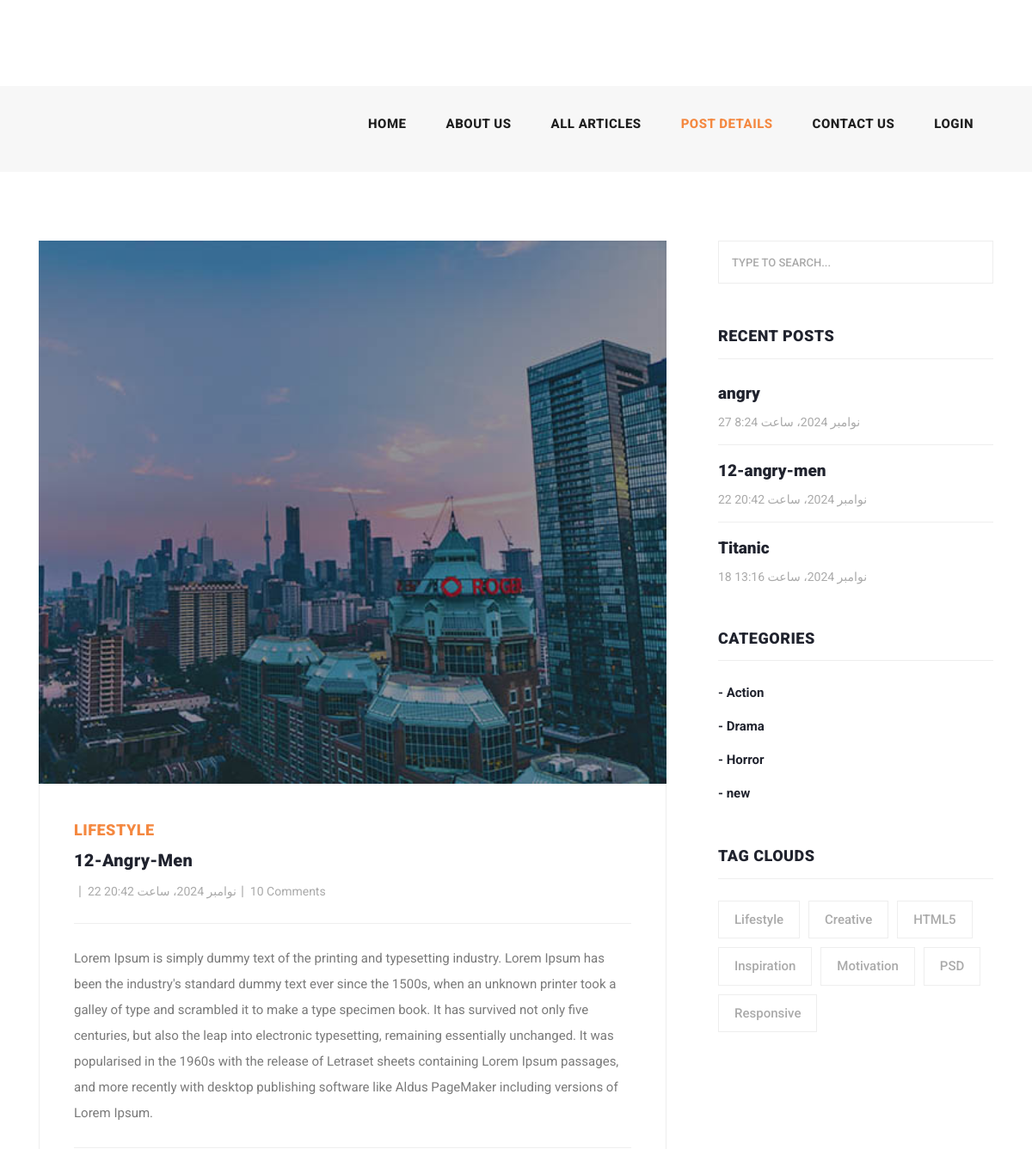
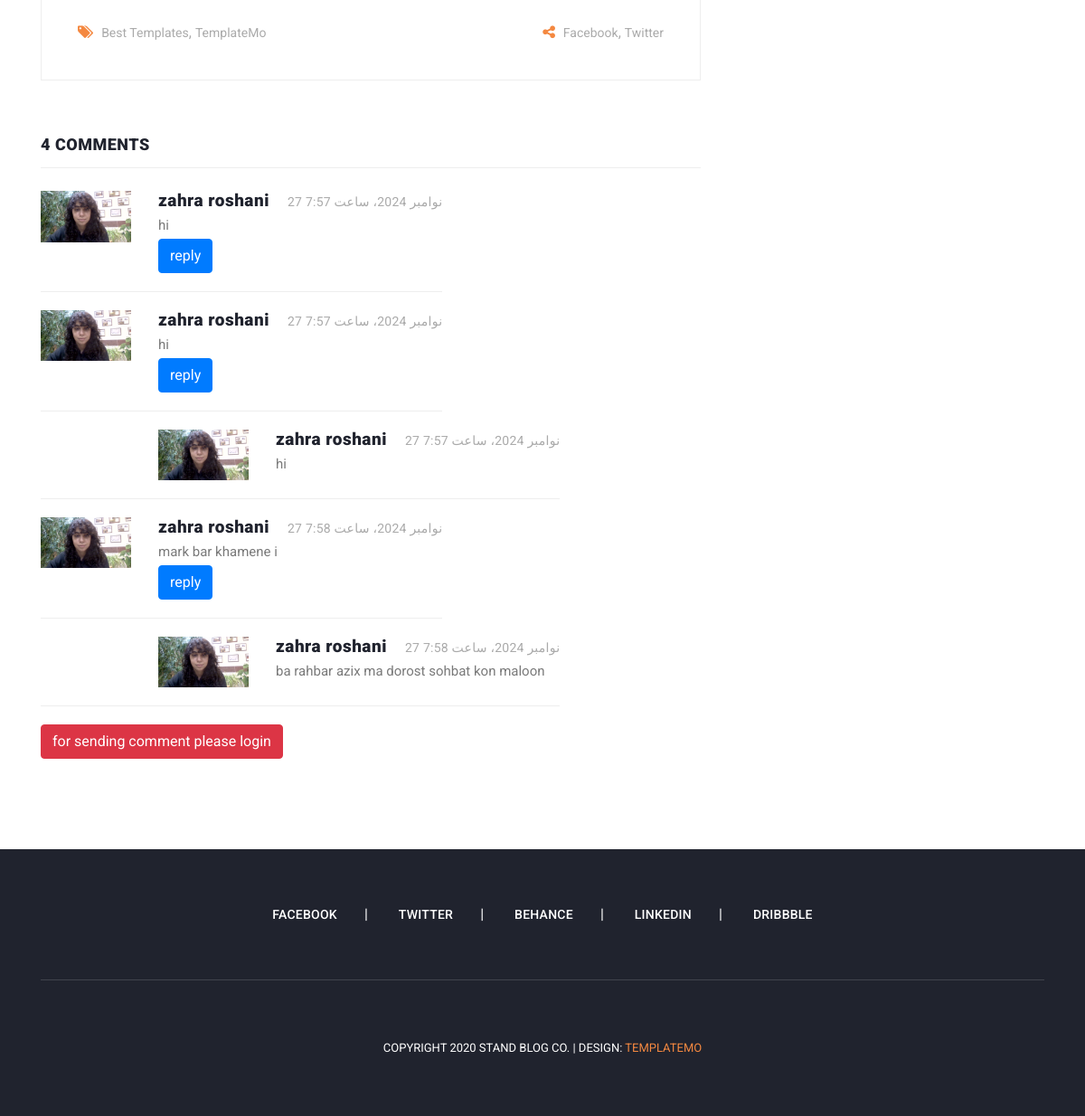
/articles/detail/12-angry-men, run on the app's committed database (2 pictures, top to bottom).
### blog/models.py (models this page shows, shortened)
class Article(models.Model):
    CHOICES = (
        ('A','PYTHON'),
        ('B','DJANGO')
    )
    author = models.ForeignKey(User, on_delete=models.CASCADE)
    category = models.ManyToManyField(Category,related_name='articles')
    title = models.CharField(max_length=70,help_text='enter title',unique=True)
    body = models.TextField()
    image = models.ImageField(upload_to='images/articles',unique_for_date='pop_date')
    created = models.DateTimeField(auto_now_add=True)
    updated = models.DateTimeField(auto_now=True)
    pop_date = models.DateField(default=timezone.now())
    floatfield = models.FloatField(default=0)
    myfile = models.FileField(null=True,upload_to='files/articles')
    status = models.BooleanField(default=False)
    objects = models.Manager()
    custom = ArticleManager()
    slug = models.SlugField(unique=True,null=True,blank=True)
    pub_date = models.DateField(default=timezone.now())
    class Meta:
        ordering = ['-updated',]
        verbose_name = 'post'

class Comment(models.Model):
    article = models.ForeignKey(Article,on_delete=models.CASCADE,related_name='comments')
    user = models.ForeignKey(User,on_delete=models.CASCADE,related_name='comments')
    body = models.TextField()
    created = models.DateTimeField(auto_now_add=True)
    parent  = models.ForeignKey('self',null=True,blank=True,related_name='replies',on_delete=models.CASCADE)

class Category(models.Model):
    name = models.CharField(max_length=50,verbose_name="عنوان")
    created = models.DateTimeField(auto_now_add=True)
    slug = models.SlugField(unique=True,null=False,default='')
    class Meta:
        verbose_name = 'دسته بندی '

### account/models.py (models this page shows, shortened)
class Profile(models.Model):
    user = models.OneToOneField(User,on_delete=models.CASCADE)
    father_name = models.CharField(max_length=50,primary_key=True)
    melicode = models.CharField(max_length=50)
    image = models.ImageField(upload_to='images/profiles',blank=True,null=True)
    class Meta:
        verbose_name = 'حساب کاربری '
        verbose_name_plural = 'حساب های کاربری'

### blog/views.py (the view)
# urls.py: path('detail/<slug:slug>', views.ArticleDetailView.as_view(), name='article_detail'),
class ArticleDetailView(DetailView):
    model = Article

### context_processors/context_processors.py (called while the page is built)
def recent_articles(request):
    from blog.models import Article, Category
    recent_articles = Article.objects.order_by('-created')
    categories = Category.objects.all()
    return  {'recent_articles': recent_articles,'categories': categories}

### blog/templates/blog/article_detail.html (shortened to what this page needs)
{% extends 'base.html' %}
{% load static %}
{% block content %}
    <section class="call-to-action">
        <div class="container">
            <div class="row">
                <div class="col-lg-12">
                </div>
            </div>
        </div>
    </section>
    <section class="blog-posts grid-system">
        <div class="container">
            <div class="row">
                <div class="col-lg-8">
                    <div class="all-blog-posts">
                        <div class="row">
                            <div class="col-lg-12">
                                <div class="blog-post">
                                    <div class="blog-thumb">
                                        <img src="{{ article.image.url }}" alt="">
                                    </div>
                                    <div class="down-content">
                                        <span>Lifestyle</span>
                                        <a href="article_detail.html"><h4>{{ article.title }}</h4></a>
                                        <ul class="post-info">
                                            <li><a href="#">{{ article.author.get_full_name }}</a></li>
                                            <li><a href="#">{{ article.created }}</a></li>
                                            <li><a href="#">10 Comments</a></li>
                                        </ul>
                                        <p>{{ article.body }}</p>
                                        <div class="post-options">
                                            <div class="row">
                                                <div class="col-6">
                                                    <ul class="post-tags">
                                                        <li><i class="fa fa-tags"></i></li>
                                                        <li><a href="#">Best Templates</a>,</li>
                                                        <li><a href="#">TemplateMo</a></li>
                                                    </ul>
                                                </div>
                                                <div class="col-6">
                                                    <ul class="post-share">
                                                        <li><i class="fa fa-share-alt"></i></li>
                                                        <li><a href="#">Facebook</a>,</li>
                                                        <li><a href="#"> Twitter</a></li>
                                                    </ul>
                                                </div>
                                            </div>
                                        </div>
                                    </div>
                                </div>
                            </div>
                            <div class="col-lg-12">
                                <div class="sidebar-item comments">
                                    <div class="sidebar-heading">
                                        <h2>4 comments</h2>
                                    </div>
                                    <div class="content">
                                        <ul>
                                            {% for comment in article.comments.all %}
                                                {% if comment.parent == None %}
                                                    <li>
                                                        <div class="author-thumb">
                                                            {% if comment.user.profile.image %}
                                                                <img src="{{ comment.user.profile.image.url }}" alt="">
                                                            {% else %}
                                                                <img src="{% static 'images/profile.png' %}" alt="">
                                                            {% endif %}
                                                        </div>
                                                        <div class="right-content">
                                                            <h4>{{ comment.user.get_full_name }}<span>{{ comment.created }}</span>
                                                            </h4>
                                                            <p>{{ comment.body }}</p>
                                                            <button onclick="set_value({{ comment.id }})" class="btn btn-primary">reply</button>
                                                        </div>
                                                    </li>
                                                    {% for reply in comment.replies.all %}
                                                        <li class="replied">
                                                            <div class="author-thumb">
                                                                {% if reply.user.profile.image %}
                                                                    <img src="{{ reply.user.profile.image.url }}"
                                                                         alt="">
                                                                {% else %}
                                                                    <img src="{% static 'images/profile.png' %}" alt="">
                                                                {% endif %}
                                                            </div>
                                                            <div class="right-content">
                                                                <h4>{{ reply.user.get_full_name }}<span>{{ reply.created }}</span>
                                                                </h4>
                                                                <p>{{ reply.body }}</p>
                                                            </div>
                                                        </li>
                                                        <li>
                                                    {% endfor %}
                                                {% endif %}
                                            {% endfor %}
                                        </ul>
                                        {% if request.user.is_authenticated %}
                                            </div>
                                            </div>
                                            </div>
                                            <div class="col-lg-12">
                                            <div class="sidebar-item submit-comment">
                                            <div class="sidebar-heading">
                                                <h2 id="your" >Your comment</h2>
                                            </div>
                                            <div class="content">
                                            <form id="comment" action="#" method="post">
                                                {% csrf_token %}
                                                <div class="row">
                                                    <input type="hidden" id="parent_id" name="parent_id" value="">
                                                    <div class="col-md-6 col-sm-12">
                                                        <fieldset>
                                                        <textarea name="body" rows="6" id="body"
                                                                  placeholder="Type your comment"
                                                                  required=""></textarea>
                                                        </fieldset>
                                                    </div>
                                                    <div class="col-lg-12">
                                                        <fieldset>
                                                            <button type="submit" id="form-submit" class="main-button">
                                                                Submit
                                                            </button>
                                                        </fieldset>
                                                    </div>
                                                </div>
                                            </form>
                                            {% else %}
                                            <a class="btn btn-danger" href="{% url 'account:login' %}"> for sending comment please login </a>
                                        {% endif %}
                                        </div>
                                        </div>
                                        </div>
                        </div>
                    </div>
                </div>
                {% include 'includes/sidebar.html' %}
            </div>
        </div>
    </section>
{% endblock %}

### templates/includes/sidebar.html
{% load static %}
<div class="col-lg-4">
    <div class="sidebar">
        <div class="row">
            <div class="col-lg-12">
                <div class="sidebar-item search">
                    <form id="search_form" name="gs" method="GET" action="{% url 'blog:search' %}">
                        <input type="text" name="q" class="searchText" placeholder="type to search..."
                               autocomplete="on">
                    </form>
                </div>
            </div>
            <div class="col-lg-12">
                <div class="sidebar-item recent-posts">
                    <div class="sidebar-heading">
                        <h2>Recent Posts</h2>
                    </div>
                    <div class="content">
                        <ul>
                            {% for article in recent_articles %}
                                <li><a href="{% url 'blog:article_detail' article.slug %}">
                                    <h5>{{ article.title }}</h5>
                                    <span>{{ article.created }}</span>
                                </a></li>
                            {% endfor %}
                        </ul>
                    </div>
                </div>
            </div>
            <div class="col-lg-12">
                <div class="sidebar-item categories">
                    <div class="sidebar-heading">
                        <h2>Categories</h2>
                    </div>
                    <div class="content">
                        <ul>
                            {% for cat in categories %}
                                <li><a href="{% url 'blog:category_list' cat.slug %}">- {{ cat.name }} </a></li>
                            {% endfor %}
                        </ul>
                    </div>
                </div>
            </div>
            <div class="col-lg-12">
                <div class="sidebar-item tags">
                    <div class="sidebar-heading">
                        <h2>Tag Clouds</h2>
                    </div>
                    <div class="content">
                        <ul>
                            <li><a href="#">Lifestyle</a></li>
                            <li><a href="#">Creative</a></li>
                            <li><a href="#">HTML5</a></li>
                            <li><a href="#">Inspiration</a></li>
                            <li><a href="#">Motivation</a></li>
                            <li><a href="#">PSD</a></li>
                            <li><a href="#">Responsive</a></li>
                        </ul>
                    </div>
                </div>
            </div>
        </div>
    </div>
</div>

### data on the page
Article: image (picture), title "12-Angry-Men", created "22 نوامبر 2024، ساعت 20:42", body "Lorem Ipsum is simply dummy text of the printing and typesetting industry. Lorem Ipsum has been the industry's standard dummy text ever since the 1500s, when an unknown printer took a galley of type and scrambled it to make a type specimen book. It has survived not only five centuries, but also the leap into electronic typesetting, remaining essentially unchanged. It was popularised in the 1960s with the release of Letraset sheets containing Lorem Ipsum passages, and more recently with desktop publishing software like Aldus PageMaker including versions of Lorem Ipsum.", title "12-angry-men"
Comment: user.profile.image (picture), user.get_full_name "zahra roshani", created "27 نوامبر 2024، ساعت 7:57", body "hi"
Comment: user.profile.image (picture), user.get_full_name "zahra roshani", created "27 نوامبر 2024، ساعت 7:57", body "hi"
Comment: user.profile.image (picture), user.get_full_name "zahra roshani", created "27 نوامبر 2024، ساعت 7:57", body "hi"
Comment: user.profile.image (picture), user.get_full_name "zahra roshani", created "27 نوامبر 2024، ساعت 7:58", body "mark bar khamene i"
Comment: user.profile.image (picture), user.get_full_name "zahra roshani", created "27 نوامبر 2024، ساعت 7:58", body "ba rahbar azix ma dorost sohbat kon maloon"
Article: title "angry", created "27 نوامبر 2024، ساعت 8:24"
Article: title "Titanic", created "18 نوامبر 2024، ساعت 13:16"
Category: name "Action"
Category: name "Drama"
Category: name "Horror"
Category: name "new"
